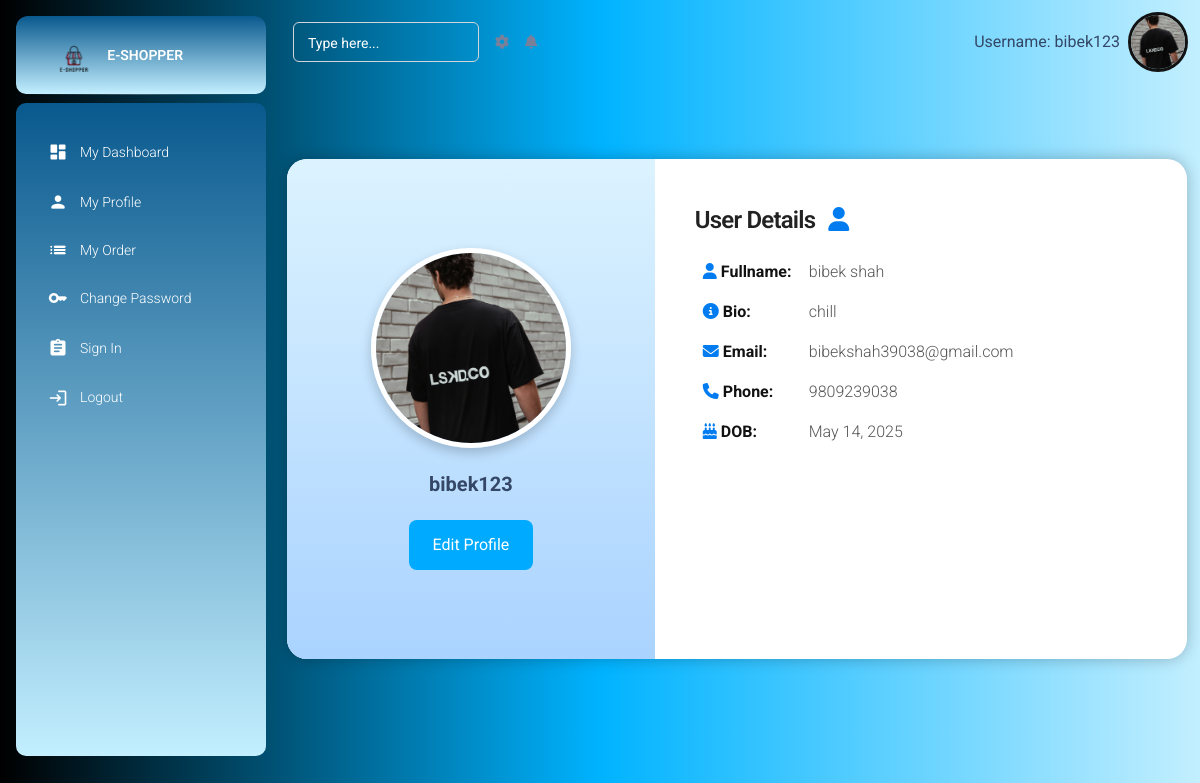
Page /accounts/profile/ (signed in) on the committed database.
### accounts/models.py (models this page shows)
class CustomUserModel(AbstractUser):
    phone=models.CharField(max_length=20)
    street_address=models.CharField(max_length=200)

class Profile(models.Model):
    user=models.OneToOneField(CustomUserModel,related_name="profile",on_delete=models.CASCADE)
    profile_picture=models.ImageField(upload_to="profile_picture")
    bio=models.TextField()
    dob=models.DateField(null=True)
    date=models.DateField(auto_now=True)

### accounts/views.py (the view)
# urls.py: path('profile/',profile,name='profile'),
@login_required(login_url='log_in')
def profile(request):
    return render(request,'profile/profile.html')

### accounts/templates/profile/profile.html (shortened to what this page needs)
{% extends 'profile_dashboard.html' %}
{% load static %}
{% block maincontent %}
<div class="profile-card ">
    <div class="profile-sidebar">
        {% if request.user.profile.profile_picture %}
            <img src="{{ request.user.profile.profile_picture.url }}"  alt="Profile Image">
        {% else %}
            <img src="{% static 'images/download (16).png' %}" alt="Default Profile Image">
        {% endif %}
        <div class="username text-dark">{{ user.username }}</div>
        <a href="{% url 'update_profile' %}" class="btn-edit">Edit Profile</a>
    </div>
    <div class="profile-main">
        <h2>User Details <i class="fa-solid fa-user p-2 mx-auto"></i></h2>
        <p><strong><i class="fas fa-user"></i>  Fullname:</strong> {{ user.first_name }} {{ user.last_name }}</p>
        <p><strong><i class="fas fa-info-circle"></i>  Bio:</strong> {{ request.user.profile.bio }}</p>
        <p><strong><i class="fas fa-envelope"></i>  Email:</strong> {{ user.email }}</p>
        <p><strong><i class="fas fa-phone"></i>  Phone:</strong> {{ user.phone }}</p>
        <p><strong><i class="fas fa-birthday-cake"></i>  DOB:</strong> {{ request.user.profile.dob }}</p>
    </div>
</div>
<link rel="stylesheet" href="https://cdnjs.cloudflare.com/ajax/libs/font-awesome/6.7.2/css/all.min.css" />
{% endblock maincontent %}

### templates/profile_dashboard.html (shortened to what this page needs)
<!DOCTYPE html>
<html lang="en">
{% load static %}
<head>
    <link href="/static/assets/css/nucleo-icons.css" rel="stylesheet" />
    <link href="/static/assets/css/nucleo-svg.css" rel="stylesheet" />
    <link id="pagestyle" href="/static/assets/css/material-dashboard.css?v=3.1.0" rel="stylesheet" />
</head>
<body class="g-sidenav-show  bg">
    <aside
        class="sidenav navbar navbar-vertical navbar-expand-xs border-0 border-radius-xl my-3 fixed-start ms-3 bg-gradient-grey"
        id="sidenav-main">
        <div class="sidenav-header">
            <a class="navbar-brand m-0" href=" {% url 'index' %}">
                <img src="{% static 'images/home/download (15).png' %}" class="navbar-brand-img h-100 "  alt="main_logo">
                <span class="ms-1 font-weight-bold text-white">E-SHOPPER</span>
            </a>
        </div>
        <hr class="horizontal light mt-0 mb-2">
        <div class="collapse navbar-collapse  w-auto " id="sidenav-collapse-main">
            <ul class="navbar-nav mt-4">
                <li class="nav-item">
                    <a class="nav-link text-white {% if request.path == '/dashboard/student_dashboard/'  %} active  bg-gradient-primary {% endif %}"
                        href="">
                        <div class="text-white text-center me-2 d-flex align-items-center justify-content-center">
                            <i class="material-icons opacity-10">dashboard</i>
                        </div>
                        <span class="nav-link-text ms-1">My Dashboard</span>
                    </a>
                </li>
                <li class="nav-item">
                    <a class="nav-link text-white {% if request.path == '/dashboard/student_profile/'  %} active  bg-gradient-primary {% endif %} "
                        href="{% url 'profile' %}">
                        <div class="text-white text-center me-2 d-flex align-items-center justify-content-center">
                            <i class="material-icons opacity-10">person</i>
                        </div>
                        <span class="nav-link-text ms-1">My Profile</span>
                    </a>
                </li>
                <div class="main">
                    <li class="nav-item">
                        <a class="nav-link text-white {% if request.path == '/dashboard/student_profile/'  %} active  bg-gradient-primary {% endif %} "
                            href="{% url 'my_order' %}">
                            <div class="text-white text-center me-2 d-flex align-items-center justify-content-center">
                                <i class="material-icons opacity-10">list</i>
                            </div>
                            <span class="nav-link-text ms-1">My Order</span>
                        </a>
                    </li>
                </div>
                <div class="main">
                    <li class="nav-item">
                        <a class="nav-link text-white {% if request.path == '/dashboard/student_profile/'  %} active  bg-gradient-primary {% endif %} "
                            href="{% url 'change_password' %}">
                            <div class="text-white text-center me-2 d-flex align-items-center justify-content-center">
                                <i class="material-icons opacity-10">key</i>
                            </div>
                            <span class="nav-link-text ms-1">Change Password</span>
                        </a>
                    </li>
                </div>
                <li class="nav-item">
                    <a class="nav-link text-white " href="{% url 'log_in' %}">
                        <div class="text-white text-center me-2 d-flex align-items-center justify-content-center">
                            <i class="material-icons opacity-10">assignment</i>
                        </div>
                        <span class="nav-link-text ms-1">Sign In</span>
                    </a>
                </li>
                <li class="nav-item">
                    <a class="nav-link text-white " href="{% url 'log_out' %}">
                        <div class="text-white text-center me-2 d-flex align-items-center justify-content-center">
                            <i class="material-icons opacity-10">login</i>
                        </div>
                        <span class="nav-link-text ms-1">Logout</span>
                    </a>
                </li>
            </ul>
        </div>
    </aside>
    <main class="main-content position-relative max-height-vh-100 h-100 border-radius-lg " style=" position:fixed;  " >
        <nav class="navbar navbar-main navbar-expand-lg px-0 mx-2 shadow-none border-radius-xl" id="navbarBlur"
            data-scroll="false">
            <div class="container-fluid p-1">
                <div class="collapse navbar-collapse mt-sm-0 mt-2 me-md-0 me-sm-4 " id="navbar"  >
                    <div class=" ms-2 my-2  d-flex align-items-start s">
                        <div class="input-group input-group-outline my-auto ">
                            <label class="form-label text-white " >Type here...</label>
                            <input type="text" class="form-control text-white ">
                        </div>
                    </div>
                    <ul class="navbar-nav  justify-content-end">
                        <li class="nav-item px-3 d-flex align-items-center">
                            <a href="javascript:;" class="nav-link text-body p-0">
                                <i class="fa fa-cog fixed-plugin-button-nav cursor-pointer"></i>
                            </a>
                        </li>
                        <li class="nav-item dropdown pe-2 d-flex align-items-center">
                            <a href="javascript:;" class="nav-link text-body p-0" id="dropdownMenuButton"
                                data-bs-toggle="dropdown" aria-expanded="false">
                                <i class="fa fa-bell cursor-pointer"></i>
                            </a>
                        </li>
                    </ul>
                </div>
                <div class=" mx-2 text-center text-dark">Username: {{ user.username }}</div>
                <div >
                        <img src="{{request.user.profile.profile_picture.url}}" height="60px"  width="60px" alt="Profile Image" style="border-radius: 100%;object-fit:cover; border: 3px solid #121212;">
                    </div>
            </div>
        </nav>
        {% block maincontent %}
        {% endblock maincontent %}
    </main>
</body>
</html>

### templates/profile_dashboard.html (style rules this page uses)
.bg { background: linear-gradient(to left,#c3efff,#00b3ff,rgb(0, 0, 0)); }
#sidenav-collapse-main { background: linear-gradient(to top,#c3efff,#09598e); border-radius: 10px; height: 85%; }
.sidenav-header { background: linear-gradient(to top,#c3efff,#09598e); border-radius: 10px; }
.s { border-radius: 5px; }

### accounts/templates/profile/profile.html (style rules this page uses)
.profile-card { display: flex; max-width: 900px; height: 500px; margin: 75px auto; background: #ffffff; border-radius: 20px; overflow: hidden; box-shadow: 0 0 15px rgba(0, 0, 0, 0.25); }
.profile-sidebar { background: linear-gradient(to bottom, #dcf3ff, #aad3ff); padding: 40px 25px; display: flex; flex-direction: column; align-items: center; justify-content: center; width: 45%; color: white; }
.profile-sidebar img { width: 200px; height: 200px; border-radius: 50%; border: 5px solid #fff; object-fit: cover; box-shadow: 0 5px 12px rgba(0, 0, 0, 0.2); margin-bottom: 20px; }
.username { font-size: 20px; font-weight: bold; color: white; text-align: center; }
.btn-edit { display: inline-block; margin-top: 20px; background-color: #00aaff; color: white; padding: 12px 24px; border: none; border-radius: 8px; text-decoration: none; font-size: 16px; transition: background-color 0.3s ease; }
.profile-main { padding: 40px; width: 65%; }
.profile-main h2 { margin-top: 0; color: #222; font-size: 24px; margin-bottom: 20px; }
.profile-main p { margin: 14px 0; color: #555; font-size: 16px; }
.profile-main strong { width: 110px; display: inline-block; color: #111; }
.profile-main i { color: #007cf0; margin-left: 8px; }

### rows in the picture
CustomUserModel: username "bibek123", user.profile.profile_picture (picture), first_name "bibek", last_name "shah", user.profile.bio "chill", email "bibekshah39038@gmail.com", phone "9809239038", user.profile.dob "May 14, 2025"
